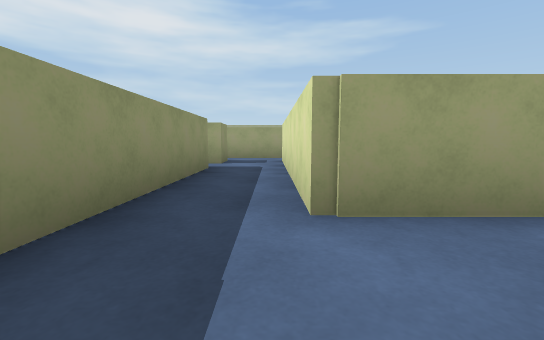
View 1 (above)

18 first-person views from a walk through a Unity game level. The camera is 0.48 m above the floor, tilts 6° down and sees 90° across. The floor is counted in squares, 1 m on a side. Each view is taken from the middle of a square. On the plan, view 1 faces up. The plan holds only what a view shows up to about 9 squares ahead; the rest is blank. The place goes on beyond the plan. The player is left out.

View 2
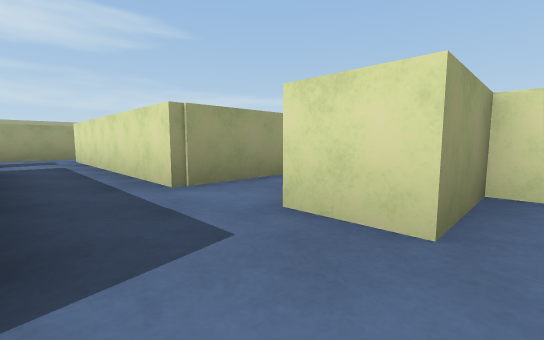

View 3
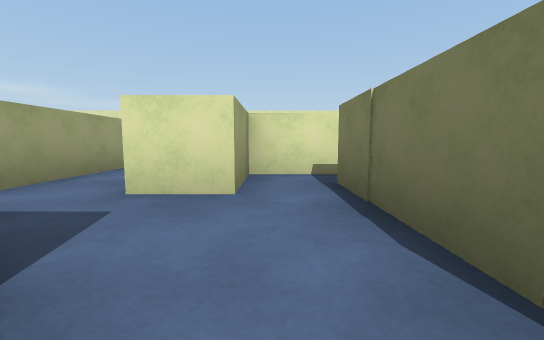

View 4
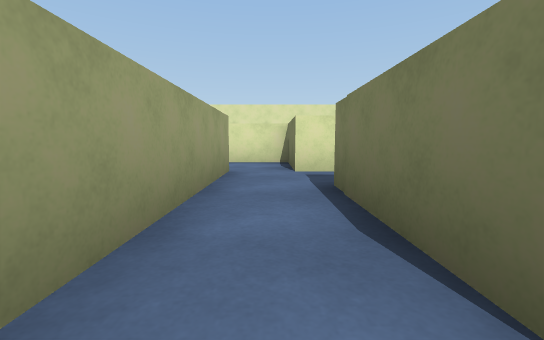

View 5
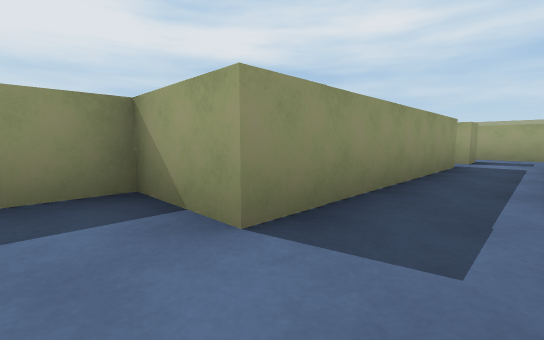

View 6
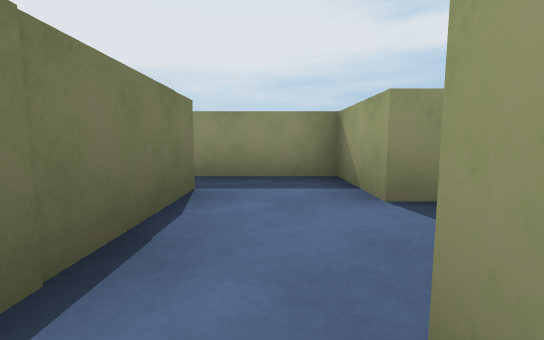

View 7
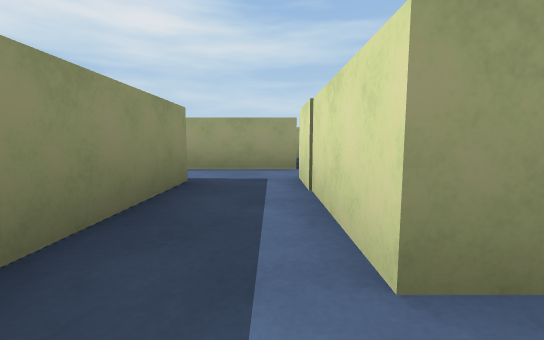

View 8
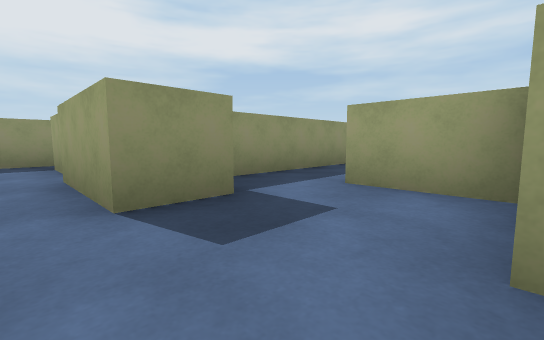

View 9
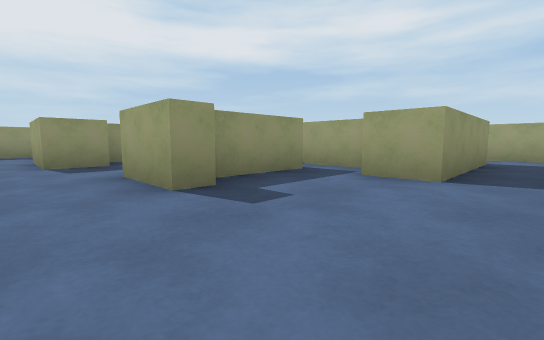

View 10
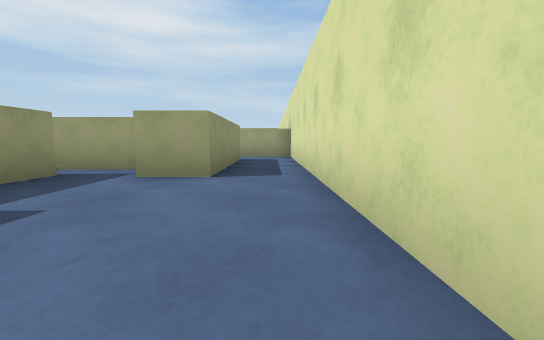

View 11
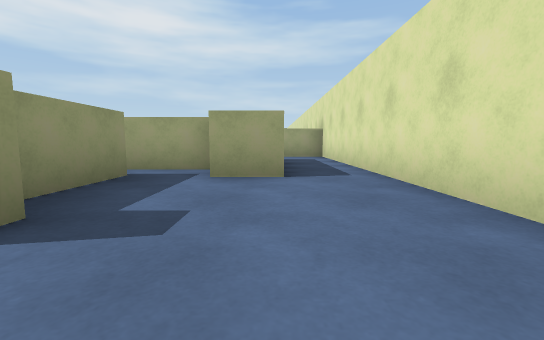

View 12
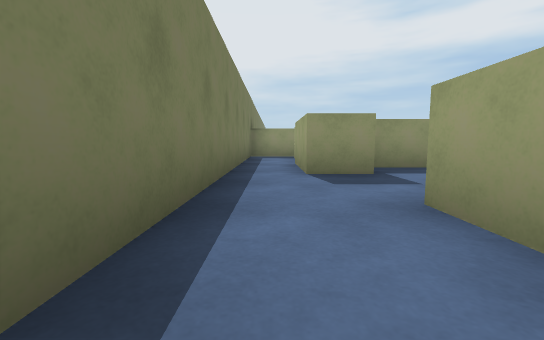

View 13
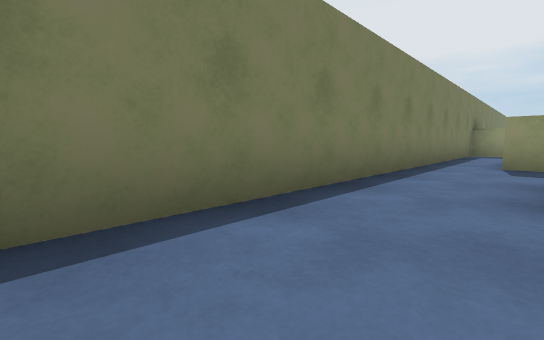

View 14
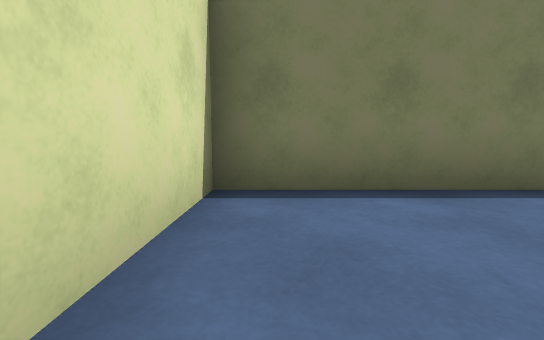

View 15
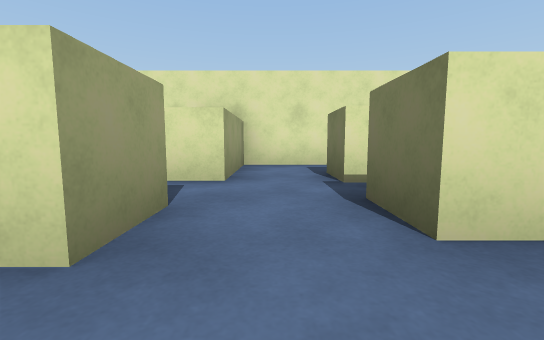

View 16
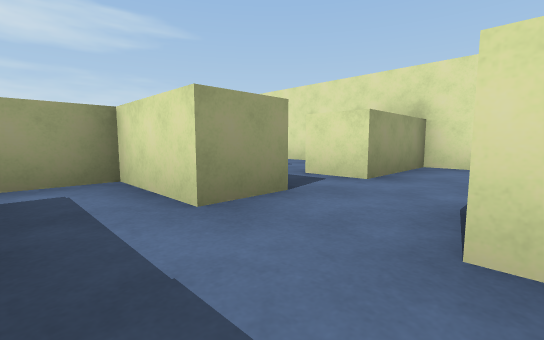

View 17
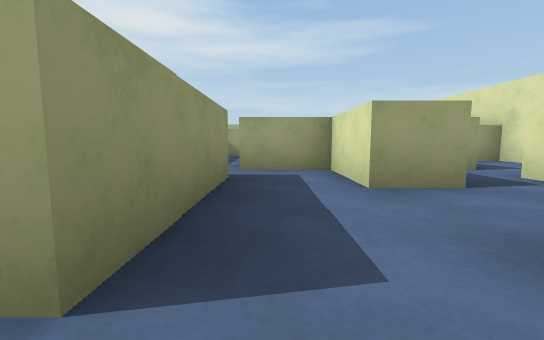

View 18
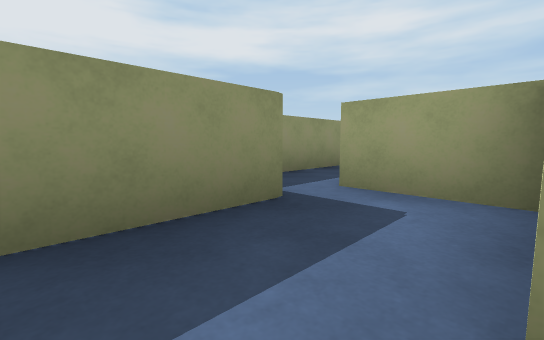

### Floor plan
Ten units are one square. View 1 is at (0, 0); x grows to the right and y downward. Boxes are objects, and circles mark ways between rooms. Rooms are numbered by the first view taken in them; rooms with no view inside come last. Other rooms are left out.
<svg viewBox="-32 -61 143 123">
<path fill="none" stroke="#000" d="M44 -17 3 -17M5 7 5 -3 30 -3 30 32M44 22 44 -6 63 -6 63 -22M-12 -16 -12 1M-12 1 -27 1 -27 21M-19 18 12 18M20 20 20 7 5 7M40 34 40 45 19 45M10 45 1 45M-8 42 -8 57 54 57M60 22 44 22M80 4 62 4M75 32 75 38 59 38M69 11 69 30M81 -22 92 -22 92 13 81 13M54 57 106 57 106 -36 83 -36M60 -38 60 -56 44 -56M44 -48 44 -17M71 -38 60 -38M63 -22 74 -22"/>
<circle cx="0" cy="0" r="3" fill="#2a7"/>
<circle cx="40" cy="30" r="3" fill="#2a7"/>
<circle cx="55" cy="-20" r="3" fill="#2a7"/>
<circle cx="65" cy="50" r="3" fill="#2a7"/>
<circle cx="90" cy="-30" r="3" fill="#2a7"/>
<circle cx="70" cy="-30" r="3" fill="#2a7"/>
<text x="30" y="-10">1</text>
<text x="-10" y="10">2</text>
<text x="30" y="50">3</text>
<text x="90" y="20">4</text>
<text x="50" y="-30">5</text>
<text x="70" y="-30">6</text>
</svg>
Room 1 opens to room 2. Room 1 opens to room 3. Room 1 opens to room 5. Room 3 opens to room 4. Room 4 opens to room 6. Room 5 opens to room 6.

Where each view was taken, in squares from view 1:
view 1: 0 up, 0 right, facing up
view 2: 1 down, 1 left, facing up-right
view 3: 1 down, 2 left, facing right
view 4: 1 up, 0 right, facing right
view 5: 1 down, 0 right, facing up-left
view 6: 1 down, 1 right, facing left
view 7: 3 down, 4 right, facing up
view 8: 5 down, 6 right, facing up-left
view 9: 5 down, 10 right, facing up-left
view 10: 5 down, 10 right, facing up
view 11: 5 down, 9 right, facing up
view 12: 5 down, 8 right, facing left
view 13: 4 down, 10 right, facing down-left
view 14: 3 down, 10 right, facing down
view 15: 3 up, 5 right, facing right
view 16: 2 up, 5 right, facing up-right
view 17: 1 up, 5 right, facing up
view 18: 3 up, 6 right, facing up-left
